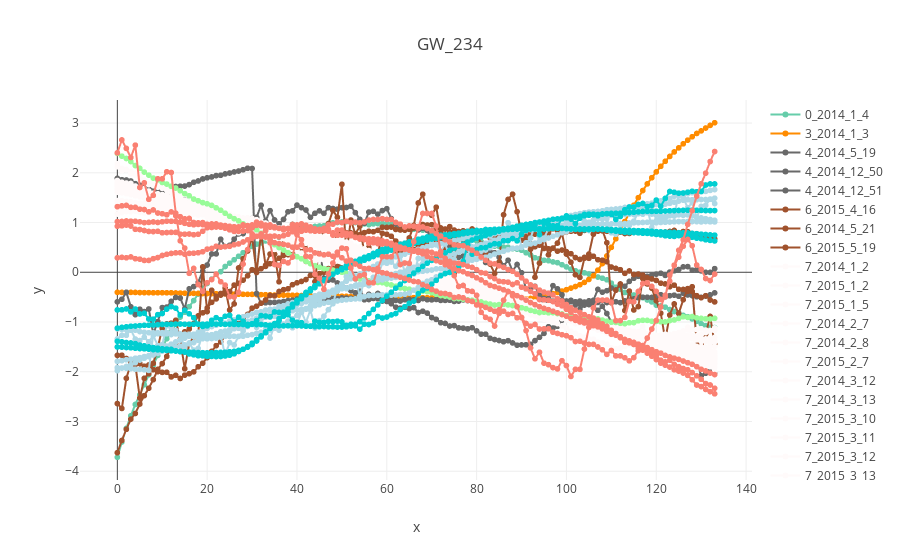

Notebook source saved alongside this figure:
### Code cell
cluster_GW.ploter.plot_captor_cluster_cover(clts)

### Figure 1 — Plotly figure (JSON) as saved in the notebook; plotly's stock layout.template omitted (floating-point values rounded to 4 significant figures; data arrays with more than 128 entries replaced by an {"elided": "..."} marker saying what was removed)
{"data": [{"line": {"color": "mediumaquamarine"}, "marker": {"color": "mediumaquamarine"}, "mode": "markers+lines", "name": "0_2014_1_4", "type": "scattergl", "y": {"elided": "134 float values"}}, {"line": {"color": "darkorange"}, "marker": {"color": "darkorange"}, "mode": "markers+lines", "name": "3_2014_1_3", "type": "scattergl", "y": {"elided": "134 float values"}}, {"line": {"color": "dimgrey"}, "marker": {"color": "dimgrey"}, "mode": "markers+lines", "name": "4_2014_5_19", "type": "scattergl", "y": {"elided": "134 float values"}}, {"line": {"color": "dimgrey"}, "marker": {"color": "dimgrey"}, "mode": "markers+lines", "name": "4_2014_12_50", "type": "scattergl", "y": {"elided": "134 float values"}}, {"line": {"color": "dimgrey"}, "marker": {"color": "dimgrey"}, "mode": "markers+lines", "name": "4_2014_12_51", "type": "scattergl", "y": {"elided": "134 float values"}}, {"line": {"color": "sienna"}, "marker": {"color": "sienna"}, "mode": "markers+lines", "name": "6_2015_4_16", "type": "scattergl", "y": {"elided": "134 float values"}}, {"line": {"color": "sienna"}, "marker": {"color": "sienna"}, "mode": "markers+lines", "name": "6_2014_5_21", "type": "scattergl", "y": {"elided": "134 float values"}}, {"line": {"color": "sienna"}, "marker": {"color": "sienna"}, "mode": "markers+lines", "name": "6_2015_5_19", "type": "scattergl", "y": {"elided": "134 float values"}}, {"line": {"color": "snow"}, "marker": {"color": "snow"}, "mode": "markers+lines", "name": "7_2014_1_2", "type": "scattergl", "y": {"elided": "134 float values"}}, {"line": {"color": "snow"}, "marker": {"color": "snow"}, "mode": "markers+lines", "name": "7_2015_1_2", "type": "scattergl", "y": {"elided": "134 float values"}}, {"line": {"color": "snow"}, "marker": {"color": "snow"}, "mode": "markers+lines", "name": "7_2015_1_5", "type": "scattergl", "y": {"elided": "134 float values"}}, {"line": {"color": "snow"}, "marker": {"color": "snow"}, "mode": "markers+lines", "name": "7_2014_2_7", "type": "scattergl", "y": {"elided": "134 float values"}}, {"line": {"color": "snow"}, "marker": {"color": "snow"}, "mode": "markers+lines", "name": "7_2014_2_8", "type": "scattergl", "y": {"elided": "134 float values"}}, {"line": {"color": "snow"}, "marker": {"color": "snow"}, "mode": "markers+lines", "name": "7_2015_2_7", "type": "scattergl", "y": {"elided": "134 float values"}}, {"line": {"color": "snow"}, "marker": {"color": "snow"}, "mode": "markers+lines", "name": "7_2014_3_12", "type": "scattergl", "y": {"elided": "134 float values"}}, {"line": {"color": "snow"}, "marker": {"color": "snow"}, "mode": "markers+lines", "name": "7_2014_3_13", "type": "scattergl", "y": {"elided": "134 float values"}}, {"line": {"color": "snow"}, "marker": {"color": "snow"}, "mode": "markers+lines", "name": "7_2015_3_10", "type": "scattergl", "y": {"elided": "134 float values"}}, {"line": {"color": "snow"}, "marker": {"color": "snow"}, "mode": "markers+lines", "name": "7_2015_3_11", "type": "scattergl", "y": {"elided": "134 float values"}}, {"line": {"color": "snow"}, "marker": {"color": "snow"}, "mode": "markers+lines", "name": "7_2015_3_12", "type": "scattergl", "y": {"elided": "134 float values"}}, {"line": {"color": "snow"}, "marker": {"color": "snow"}, "mode": "markers+lines", "name": "7_2015_3_13", "type": "scattergl", "y": {"elided": "134 float values"}}, {"line": {"color": "snow"}, "marker": {"color": "snow"}, "mode": "markers+lines", "name": "7_2014_4_14", "type": "scattergl", "y": {"elided": "134 float values"}}, {"line": {"color": "snow"}, "marker": {"color": "snow"}, "mode": "markers+lines", "name": "7_2015_4_17", "type": "scattergl", "y": {"elided": "134 float values"}}, {"line": {"color": "snow"}, "marker": {"color": "snow"}, "mode": "markers+lines", "name": "7_2015_5_20", "type": "scattergl", "y": {"elided": "134 float values"}}, {"line": {"color": "snow"}, "marker": {"color": "snow"}, "mode": "markers+lines", "name": "7_2015_5_21", "type": "scattergl", "y": {"elided": "134 float values"}}, {"line": {"color": "snow"}, "marker": {"color": "snow"}, "mode": "markers+lines", "name": "7_2015_5_22", "type": "scattergl", "y": {"elided": "134 float values"}}, {"line": {"color": "snow"}, "marker": {"color": "snow"}, "mode": "markers+lines", "name": "7_2013_12_49", "type": "scattergl", "y": {"elided": "134 float values"}}, {"line": {"color": "snow"}, "marker": {"color": "snow"}, "mode": "markers+lines", "name": "7_2013_12_50", "type": "scattergl", "y": {"elided": "134 float values"}}, {"line": {"color": "snow"}, "marker": {"color": "snow"}, "mode": "markers+lines", "name": "7_2013_12_51", "type": "scattergl", "y": {"elided": "134 float values"}}, {"line": {"color": "snow"}, "marker": {"color": "snow"}, "mode": "markers+lines", "name": "7_2013_12_52", "type": "scattergl", "y": {"elided": "134 float values"}}, {"line": {"color": "snow"}, "marker": {"color": "snow"}, "mode": "markers+lines", "name": "7_2014_12_49", "type": "scattergl", "y": {"elided": "134 float values"}}, {"line": {"color": "palegreen"}, "marker": {"color": "palegreen"}, "mode": "markers+lines", "name": "8_2014_3_10", "type": "scattergl", "y": {"elided": "134 float values"}}, {"line": {"color": "lightblue"}, "marker": {"color": "lightblue"}, "mode": "markers+lines", "name": "9_2015_1_3", "type": "scattergl", "y": {"elided": "134 float values"}}, {"line": {"color": "lightblue"}, "marker": {"color": "lightblue"}, "mode": "markers+lines", "name": "9_2015_2_9", "type": "scattergl", "y": {"elided": "134 float values"}}, {"line": {"color": "lightblue"}, "marker": {"color": "lightblue"}, "mode": "markers+lines", "name": "9_2014_4_15", "type": "scattergl", "y": {"elided": "134 float values"}}, {"line": {"color": "lightblue"}, "marker": {"color": "lightblue"}, "mode": "markers+lines", "name": "9_2014_5_20", "type": "scattergl", "y": {"elided": "134 float values"}}, {"line": {"color": "lightblue"}, "marker": {"color": "lightblue"}, "mode": "markers+lines", "name": "9_2014_12_52", "type": "scattergl", "y": {"elided": "134 float values"}}, {"line": {"color": "darkturquoise"}, "marker": {"color": "darkturquoise"}, "mode": "markers+lines", "name": "12_2014_2_6", "type": "scattergl", "y": {"elided": "134 float values"}}, {"line": {"color": "darkturquoise"}, "marker": {"color": "darkturquoise"}, "mode": "markers+lines", "name": "12_2015_2_6", "type": "scattergl", "y": {"elided": "134 float values"}}, {"line": {"color": "darkturquoise"}, "marker": {"color": "darkturquoise"}, "mode": "markers+lines", "name": "12_2015_2_8", "type": "scattergl", "y": {"elided": "134 float values"}}, {"line": {"color": "darkturquoise"}, "marker": {"color": "darkturquoise"}, "mode": "markers+lines", "name": "12_2014_5_22", "type": "scattergl", "y": {"elided": "134 float values"}}, {"line": {"color": "salmon"}, "marker": {"color": "salmon"}, "mode": "markers+lines", "name": "14_2015_1_4", "type": "scattergl", "y": {"elided": "134 float values"}}, {"line": {"color": "salmon"}, "marker": {"color": "salmon"}, "mode": "markers+lines", "name": "14_2014_3_11", "type": "scattergl", "y": {"elided": "134 float values"}}, {"line": {"color": "salmon"}, "marker": {"color": "salmon"}, "mode": "markers+lines", "name": "14_2014_4_16", "type": "scattergl", "y": {"elided": "134 float values"}}, {"line": {"color": "salmon"}, "marker": {"color": "salmon"}, "mode": "markers+lines", "name": "14_2014_4_17", "type": "scattergl", "y": {"elided": "134 float values"}}, {"line": {"color": "salmon"}, "marker": {"color": "salmon"}, "mode": "markers+lines", "name": "14_2015_4_15", "type": "scattergl", "y": {"elided": "134 float values"}}], "layout": {"title": "GW_234", "xaxis": {"title": "x"}, "yaxis": {"title": "y"}}}
